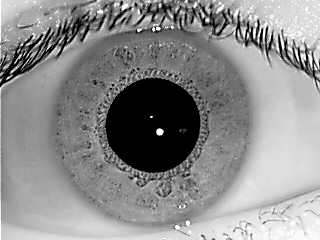
#> input picture dataset/0/2.bmp, 320 x 240 px
$ python -i iris_vector_normalization.py   (imports and definitions only)
#> lines starting #> are read from the running program, lines starting #| are printed output that depends on the picture
#> further down, picture is the input picture: shape (240, 320, 3); min 0, max 255, mean 140.6
#ייבוא ספריות
import cv2
import numpy as np
from matplotlib import pyplot as plt
from PIL import Image

#פונקציה לאיתור ונירמול קשתית העין המקבלת את הווקטור של התמונה
#ומקבלת את מודל הסגמנטציה במידת הצורך, תלוי אם נרצה להשתמש בו או לא
def IrisVectorNormalization(img, model=None):

    #numpy על אותו פורמט ולכן נמיר את התמונה למערך של  cv2 אבל אי אפשר להשתמש בפעולות  ,PILכשאר אנחנו מייבאים את התמונה לממש, אנחנו משתמשים ב
    img = np.asarray(img)

    #אם אין צורך בסגמנטציה אז נפעל כרגיל
    if model is None:

        #נשכפל את התמונה כדי שנוכל להתעסק איתה מבלי להרוס את המקור
        original = img.copy()

        #דורש רק תמונות בשחור לבן HoughCircles נמיר לשחור לבן מאחר והאלגוריתם
        filter = cv2.cvtColor(img, cv2.COLOR_RGB2GRAY)
        #בפונקציית טישטוש שעוזרת להפשיט את התמונה ולהבין מהפרטים הכללים איפה נמצאים העיגולים שיסמנו את הקשתית החזקים בתמונה
        #cv2.medianBlur - טישטוש התמונה בחוזק של 21
        filter = cv2.medianBlur(filter, 21)
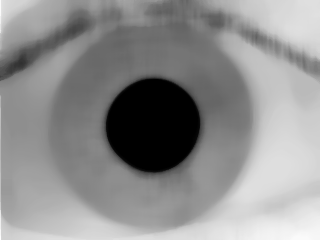
#> filter: shape (240, 320); min 0, max 253, mean 142.5
        #אלגוריתם למציאת עיגולים בתמונה
        #cv2.HOUGH_GRADIENT - Threshold זו השיטה למציאת העיגולים בה אנחנו הופכים את התמונה לתמונה מופשטת של קווי
        #dp יחס בין התמונה למטריצה עליה מסומנות הנקודות שאחר כך מזוכות כמרכזי עיגולים
        #minDist - המרחק המינימלי בין מרכזי העיגולים
        #param1 - של תמונת זיוהוי הקצוות שעליה כל האלגוריתם הזה עובד, זה ערך שמשחקים איתו בין דאטה לדאטה מאחר והוא משפיע בצורה שונה על תמונות שונות Thresholdערך ה
        #param2 - ערך שמגדיר את רגישות האלגוריתם, אם הוא גבוה מידי אז הוא לא ימצא עיגולים ואם הוא נמוך מידי אז הוא ימצא יותר מידי עיגולים
        #minRadius - רדיוס מינימלי של העיגול
        #maxRadius - רדיוס מקסימלי של העיגול
        detected_circles = cv2.HoughCircles(
            filter, cv2.HOUGH_GRADIENT, dp=3, minDist=20,
            param1=50, param2=20, minRadius=60, maxRadius=105
        )
#> detected_circles = 79 rows, first 8: [154.5, 124.5, 103.2], [199.5, 103.5, 96.6], [103.5, 109.5, 103.2], [214.5, 121.5, 103.2], [91.5, 127.5, 103.2], [181.5, 94.5, 86.7], [67.5, 136.5, 99.9], [142.5, 88.5, 90]
        #אם לא נמצא עיגול, לא נרצה שהקוד ייקרוס אלה יחזיר שערך שלילי והודעת שגיאה
        if detected_circles is None:
            print("Did not find iris")
            return None

        #אם כן מצאנו עיגולים אז אנחנו רוצים להמיר את מטריצת העיגולים למספרים שלמים
        #np.uint16 - ממיר את המטריצה למספרים שלמים
        #np.around - מעגל כל ערך במערך למספר השלם הקרוב ביותר
        #נגדיר את מיקום העיגול הראשון שנמצא כי בדרך כלל הוא המדויק ביותר
        #A - מיקום ה-X של העיגול
        #B - מיקום ה-Y של העיגול
        #R - רדיוס העיגול
        A, B, R = np.uint16(np.around(detected_circles))[0, 0]
#> A = 154; B = 124; R = 103


        #אותו אלגוריתם למציאת עיגולים רק הפעם בשביל באישון
        #הערכים שונים מאחר והאישון דומיננטי יותר וקטן יותר ונוכל לעזור לאלגוריתם למצוא אותו בעזרת הערכים הנכונים
        #משתמשים באותה תמונה מטושטשת כמו בפעם הראשונה
        detected_circles = cv2.HoughCircles(
        filter, cv2.HOUGH_GRADIENT, 1, 50, param1=80,
        param2=15, minRadius=1, maxRadius=50
        )
#> detected_circles = [[153.5, 124.5, 47.2], [247.5, 63.5, 38], [216.5, 20.5, 8.2]]

        #שוב פעם אם מצאנו את האישון אז נרצה להמיר את המטריצה למספרים שלמים ועגולים ואם לא אז נחזיר ערך שלילי ונדפיס שגיאה
        if detected_circles is None:
            print("Did not find pupil")
            return None

        #אם כן מצאנו עיגולים אז אנחנו רוצים להמיר את מטריצת העיגולים למספרים שלמים ולבחור את העיגול הראשון שנמצא כי לרוב הוא הכי מדויק
        a, b, r = np.uint16(np.around(detected_circles))[0, 0]
#> a = 154; b = 124; r = 47

        #עכשיו נרצה לחתוך את התמונה שיישאר רק העין בדיוק כלומר רק הקשתית והאישון, מאחר ולפעמים מעגל האישון נמצא בחלקו מחוץ לתמונה
        #שמוודאת שהערך המינימלי יהיה 0 max( ,0) נצטרך לוודא שאנחנו לא חותכים ערכים שליליים של התמונה שלא קיימים אחרת נקבל שגיאה ולכן נשתמש בפעולה
        H, W = original.shape[:2]
#> H = 240; W = 320
        left = max(0, int(a) - int(R))
#> left = 51
        top = max(0, int(b) - int(R))
#> top = 21
        right = min(W, int(a) + int(R))
#> right = 257
        bottom = min(H, int(b) + int(R))
#> bottom = 227

        #נחתוך את התמונה לפי הערכים שהגדרנו למעלה
        cropped = original[top:bottom, left:right]
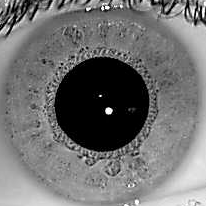
#> cropped: shape (206, 206, 3); min 0, max 255, mean 112.5

        #נגדיר את מרכז האישון והקשתית החדש לאחר שחתכנו את התמונה
        iris_center = (a - left, b - top)
#> iris_center = (103, 103)
        #נגדיר את האורך והרוחב הרצוי של התמונה החדשה שתהיה מלבנית
        output_size = (400, 150)

        #המרה מייצוג פולרי לייצוג קרטזי
        #np.linspace - מחזיר מערך של מספרים בין שני ערכים
        theta = np.linspace(0, 2 * np.pi, output_size[0])
        r = np.linspace(r, R, output_size[1])
#> r = 150 values from 47 to 103

        #שבכל מטריצה הערכים שבמערך מייצגים פיקסל Theta או  R מחזיר שתי מטריות בגודל האורך של

        # r = [1, 2, 3]
        #                 הופך להיות
        # R = [[1, 2, 3],
        #      [1, 2, 3],
        #      [1, 2, 3]]
        R_grid, Theta_grid = np.meshgrid(r, theta)

        #עכשיו נחשב את הנקודות בתמונה של העין לפי המרחק והזווית היחסית כמו במרוכבים
        Xs = iris_center[0] + R_grid * np.cos(Theta_grid)
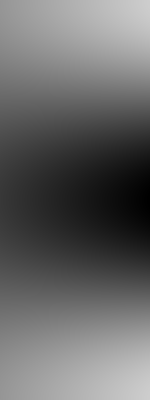
#> Xs: shape (400, 150) float64; min 0.00319, max 206, mean 103.2
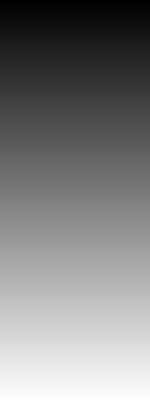
#> Theta_grid: shape (400, 150) float64; min 0, max 6.28, mean 3.14; drawn with min black and max white
        Ys = iris_center[1] + R_grid * np.sin(Theta_grid)
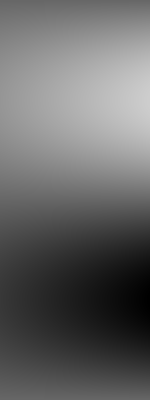
#> Ys: shape (400, 150) float64; min 0.000798, max 206, mean 103

        #ונמפה מחדש את התמונה לפי הנקודות החדשות שהגדרנו כך שכל נקודה בקשתית שביחד הן עיגול תמפה כל נקודה בתמונה החדש כמלבן
        img = cv2.remap(cropped, Xs.astype(np.float32), Ys.astype(np.float32), cv2.INTER_LINEAR)
        #נסובב את המלבן 90 מעלות כדי שיישכב לצורך נוחות
        img = cv2.rotate(img, cv2.ROTATE_90_CLOCKWISE)
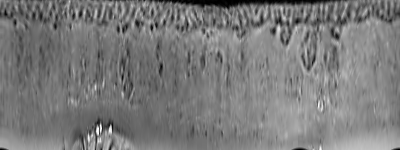
#> img: shape (150, 400, 3); min 0, max 254, mean 122.2

        #עכשיו נרצה לקחת את האורח והרוחב של התמונה ולהוריד מלמטה חצי כלומר לחתוך ולהעלים את החצי התחתון של התמונה
        #מאחר וברוב המקרים זה יוצא שהחלק התחתון של התמונה מהווה את האפפיים או הריסים של העין
        H, W = img.shape[:2]
#> H = 150; W = 400
        #נחתוך את החלק התחתון של התמונה
        img = img[10:(H // 2) + 10, 0:W]
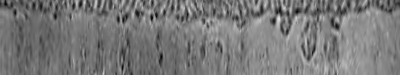
#> img: shape (75, 400, 3); min 2, max 221, mean 120.6

        #נחזיר את התמונה החדשה והמנורמלת של קשתית העין
        return img

    #אם יש צורך נדאג להשתמש במודל הסגמנטציה
    if model is not None:
        #נגדיר את מצב הריבוע לכבוי כרגע ואם נגלה שיש צורך להשתמש בו נדליק אותו בהמשך
        #מצב ריבוע הוא מצב בו לפי נוסחה המראה על קרבת צורה מסוימת לרביוע הוא גבוה אז נשתמש באלגוריתם למציאת עיגול על התוצאה של הסגמנטציה
        #אם המצב כבוי כלומר התוצאה של הסגמנטציה יותר מלבנית אז נשתמש בשיטה של לקחת את שני הפיקסלים הרחוקים ביותר אחד מהשני כלומר הקצוות ולבנות מהם עיגול
        square = False

        #נקטין את התמונה לגודל המתאים לקלט מודל הסגמנטציה
        target_size = (128, 128)
        #נשכפל את התמונה כדי שנוכל להתעסק איתה מבלי להרוס את המקור
        test_img = img.copy()

        if test_img.ndim == 2:
            test_img = np.stack([test_img] * 3, axis=-1)

        elif test_img.shape[-1] == 4:
            test_img = test_img[:, :, :3]

        dims = test_img.shape[:2]


        test_img = Image.fromarray(test_img).resize(target_size)
        test_img = np.array(test_img).astype("float32") / 255.0
        test_img = np.expand_dims(test_img, axis=0)

        #נחזה את מסיכת הקשתית בעזרת מודל הסגמנטציה
        pred_mask = model.predict(test_img)[0]
        #
        pred_mask = np.squeeze(pred_mask)

        threshold = 0.5
        binary_mask = (pred_mask > threshold).astype(np.uint8)

        binary_mask = cv2.resize(binary_mask, (dims[1], dims[0]), interpolation=cv2.INTER_NEAREST)
        img = test_img[0]
        img = cv2.resize(img, (dims[1], dims[0]), interpolation=cv2.INTER_LINEAR)

        revert_binary_mask = 1 - binary_mask
        binary_mask = (binary_mask * 255).astype(np.uint8)
        revert_binary_mask = (revert_binary_mask * 255).astype(np.uint8)


        if binary_mask is None or binary_mask.size == 0 or np.sum(binary_mask) == 0:
            raise ValueError("Binary mask is empty or invalid. Check segmentation output.")

        A, B, R = 0, 0, 0

        #נשכפל את התמונה כדי שנוכל להתעסק איתה מבלי להרוס את המקור
        img = img.copy()

        #תיצור מטריצה של פיקסלים רק מעל הערך 150 שהם לבנים מספיק
        white_pixels = np.column_stack(np.where(binary_mask >= 150))

        #אם יש לפחות ערך 1 לבן
        if white_pixels.size > 0:
            #תן לי את הנקודה של פינה שמאל למטה של המטריצה
            y_min, x_min = white_pixels.min(axis=0)
            #תן לי את הנקודה ימין למעלה של המטריצה
            y_max, x_max = white_pixels.max(axis=0)

        #עכשיו יוצרים את ממדי הקופסא החדשה המקיפה בדיוק את המסיכה של הקשתית שיצר לנו מודל הסגמנטציה
        box_width = x_max - x_min
        box_height = y_max - y_min

        #נוסחה לחישוב קירוב מרובע לריבוע
        #ערכים בין 0-1 כש1 נחשב לריבוע מושלם
        square_sim = 1 - abs(box_height / box_width - 1)

        #נגדיר את ערך המינימום שנחשב לריבוע - 75
        #כל מה שמתחת הוא מלבן (אליפסה)
        if square_sim > 0.75:
            square=True

        #METHOD 1 ---------------------------------------
        #אופציה ראשונה אם המסיכה של הקשתית מלבנית כלומר יותר דומה לאליפסה אז כנראה המודל פספס חלק מהמעגל והשאיר לנו אליפסה לכן בשביל
        # למצוא את העיגול השלם פשוט ניקח את שתי הנקודות ההכי ימנית וההכי שמאלית ואלו יהיו הנקודה הכי ימנית והכי שמאלית על המעגל האמיתי וכך המצא אותו
        if not square:
            #אם התמונה צבעונית נמיר אותה לשחור לבן
            #כי אחרי הכל אנחנו רוצים לחפש פיקסלים, והכי קל לעבוד עם פיסקלים שחורים ולבנים
            if len(img.shape) == 3:
                img = cv2.cvtColor(img, cv2.COLOR_BGR2GRAY)

            #נגדיר שני משתנים השווים לאורך ורוחב התמונה
            height, width = img.shape[0:2]

            #נאתחל לכרגע את הערך המקסימלי לנקודה הכי שמאלית שיהיה הצד הכי ימני כדי שאם יש משהו שמאלי ממנו נעדכן את המשתנה
            leftmost = width
            #הכי ימני כרגע זה הכי שמאלי בדיוק מאותה הסיבה
            rightmost = 0
            #של הנקודה הכי שמאלית חלקי 2 כלומר נקודת הגובה שבין שתי הנקודות yשל הנקודה הכי ימנית ועוד ה  yונקודת המרכז עוד מעט יהיו ה
            #כרגע נאתחל אותן ל0
            middlepoint1 = 0
            middlepoint2 = 0

            #כלומר על כל עמודה yנעבור על כל ערך
            for y in range(height):
                #בתוך כל עמודה, נעבור בכל שורה
                for x in range(width):
                    #ונבדוק אם הנקודה במיקום הזה היא גדולה מ0 כלומר לבנה
                    if binary_mask[y, x] > 0:
                        #אם כן אז נבדוק אם היא שמאלית יותר מהנקודה הכי שמאלית כרגע
                        if x < leftmost:
                            #אם כן נהפוך אותך להיות הנקודה השמאלית ביותר החדשה
                            leftmost = x
                            #ונעדכן את הגובה שלה
                            middlepoint = y
                        #אם כן אז נבדוק אם היא ימנית יותר מהנקודה הכי ימנית כרגע
                        if x > rightmost:
                            #אם כן נהפוך אותך להיות הנקודה הימנית ביותר החדשה
                            rightmost = x
                            #ונעדכן את הגובה שלה
                            middlepoint2 = y

            #מרכז המעגל כמו שאמרנו יהיה בדיוק בין שתי הנקודות
            A = (leftmost + rightmost) // 2
            #והרדיוס שלו יהיה המרחק חלק 2 כלומר חצי קוטר
            R = (rightmost - leftmost) // 2
            #גם גובה מרכז המעגל יהיה בין שתי נקודות הגובה
            B = middlepoint2+middlepoint1 // 2

        #METHOD 2 ---------------------------------------
        #אופציה שניה היא במקרה והקשתית קרובה לריבוע כלומר יותר דומה לעיגול מושלם אז פשוט נבצע את האלגוריתם על המסיכה שלה
        else:
            #אותו אלגוריתם למציאת עיגולים רק הפעם בשביל באישון
            #הערכים שונים מאחר והאישון דומיננטי יותר וקטן יותר ונוכל לעזור לאלגוריתם למצוא אותו בעזרת הערכים הנכונים
            #משתמשים באותה תמונה מטושטשת כמו בפעם הראשונה
            detected_circles = cv2.HoughCircles(
            binary_mask, cv2.HOUGH_GRADIENT, 3, 200, param1=50,
            param2=15, minRadius=60, maxRadius=285
            )

            #אם לא נמצא עיגול, לא נרצה שהקוד ייקרוס אלה יחזיר שערך שלילי והודעת שגיאה
            if detected_circles is None:
                print("No iris detected. Skipping frame")
                return None

            #אם כן מצאנו עיגולים אז אנחנו רוצים להמיר את מטריצת העיגולים למספרים שלמים ונבחר את העיגול הראשון שנמצא כי לרוב הוא הכי מדויק
            A, B, R = np.uint16(np.around(detected_circles))[0, 0]

        #-----------------------------------------------

        #נשכפל את התמונה כדי שנוכל להתעסק איתה מבלי להרוס את המקור
        img = img.copy()

        #עכשיו נרצה לחתוך את צידי התמונה כך שכל מה שישאר לנו זה האישון וקצת מסביבו בכדי שיהיה לנו סיכוי קטן יותר לפספס אותו
        #נעשה זאת על ידי לקיחת המסיכה של הקשתית הפיכתה, כלמור עכשיו במקום לסמן את הקשתית היא מסמנת את האישון, ולאחר שמצאנו את האישון נוכל לעשות לו זום אין
        # ובמקום לטשטש תמונה ואז להשתמש באלגוריתם נשתמש במסיכה ההפוכה לאחר טישטוש כדי להגדיל את סיכויי הסימון של האישון

        #נהפוך את המסיכה של הקשתית כלומר שתהיה מסיכה של האישון
        edges = cv2.Canny(revert_binary_mask, 50, 150)
        #ניתן לה אפקט טישטוש
        edges = cv2.blur(edges, (5, 5))

        #נבחר כמה נרצה לחתוך מצידי הקשתית כלומר כמה זום אין לעשות
        #אם המסיכה של הקשתית היא מלבנית אז נעשה פחות זום אין מכיוון שיש פחות מקום בפנים
        cutter = R/4

        #כי אם היא מלבנית זה אומר שהיא כמו ריבוע שמתחו אותו ולכן נרצה לעשות יותר זום אין
        if not square:
            cutter = R/2

        #בנצע חישוב של איפה תמצא כל דופן בתמונה החדשה
        left = A - R + cutter
        top = B + R - cutter
        right = A + R - cutter
        bottom = B - R + cutter

        #ונחתוך אותה וכביכול נעשה זום אין
        edges = edges[int(bottom):int(top), int(left):int(right)]

        #אותו אלגוריתם למציאת עיגולים רק הפעם בשביל באישון
        #הערכים שונים מאחר והאישון דומיננטי יותר וקטן יותר ונוכל לעזור לאלגוריתם למצוא אותו בעזרת הערכים הנכונים
        #משתמשים באותה תמונה מטושטשת כמו בפעם הראשונה
        detected_circles = cv2.HoughCircles(
        edges, cv2.HOUGH_GRADIENT, 1, 90, param1=70,
        param2=15, minRadius=20, maxRadius=70
        )

        #אם לא נמצא עיגול, לא נרצה שהקוד ייקרוס אלה יחזיר שערך שלילי והודעת שגיאה
        if detected_circles is None:
            print("Breaked, Did not find Pupil")
            return False

        #אם כן מצאנו עיגולים אז אנחנו רוצים להמיר את מטריצת העיגולים למספרים שלמים ולבחור את העיגול הראשון שנמצא כי לרוב הוא הכי מדויק
        a, b, r = np.uint16(np.around(detected_circles))[0, 0]

        #מכיוון שמצאנו את הקורדינטות של האישון בהגדלה, הקורדינטות לא מתאימות לתמונה המקורית ולכן נצטרך להתאים אותן חזרה
        a = a + int(A - R + cutter)
        b = b + int(B - R + cutter)

        #עכשיו נרצה לחתוך את התמונה שיישאר רק העין בדיוק כלומר רק הקשתית והאישון, מאחר ולפעמים מעגל האישון נמצא בחלקו מחוץ לתמונה
        #שמוודאת שהערך המינימלי יהיה 0 max( ,0) נצטרך לוודא שאנחנו לא חותכים ערכים שליליים של התמונה שלא קיימים אחרת נקבל שגיאה ולכן נשתמש בפעולה
        H, W = img.shape[:2]
        left = max(0, int(A)-int(R))
        top = max(0, int(B)-int(R))
        right = min(W, int(A)+int(R))
        bottom = min(H, int(B)+int(R))

        #בטווח 0-255 uint8 בכדי לבצע מספר פעולות, נרצה להמיר אותה לפורמט  PIL מאחר וערכי התמונה כרגע בטווח בין 0-1 ואנחנו רוצים להמיר את התמונה לאובייקט
        img = (img * 255).astype(np.uint8) if img.dtype == np.float32 else img
        #PIL עכשיו נמיר לאובייקט
        # img = Image.fromarray(cv2.cvtColor(img, cv2.COLOR_BGR2RGB))
        img = Image.fromarray(img)

        #נחתוך את התמונה לפי הערכים שהגדרנו למעלה
        img = img.crop((left, top, right, bottom))

        #numpy בשביל להפוך את עיגול הקשתית למלבן נצטרך להפעיל פעולו שעובדות רק על מערך
        img = np.array(img)

        #נגדיר את מרכז האישון והקשתית החדש לאחר שחתכנו את התמונה
        iris_center = (a - left, b - top)
        #נגדיר את האורך והרוחב הרצוי של התמונה החדשה שתהיה מלבנית
        output_size = (400, 150)

        #המרה מייצוג פולרי לייצוג קרטזי
        #np.linspace - מחזיר מערך של מספרים בין שני ערכים
        theta = np.linspace(0, 2 * np.pi, output_size[0])
        r = np.linspace(r, R, output_size[1])

        #שבכל מטריצה הערכים שבמערך מייצגים פיקסל Theta או  R מחזיר שתי מטריות בגודל האורך של

        # r = [1, 2, 3]
        #                 הופך להיות
        # R = [[1, 2, 3],
        #      [1, 2, 3],
        #      [1, 2, 3]]
        R_grid, Theta_grid = np.meshgrid(r, theta)

        #עכשיו נחשב את הנקודות בתמונה של העין לפי המרחק והזווית היחסית כמו במרוכבים
        Xs = iris_center[0] + R_grid * np.cos(Theta_grid)
        Ys = iris_center[1] + R_grid * np.sin(Theta_grid)

        #ונמפה מחדש את התמונה לפי הנקודות החדשות שהגדרנו כך שכל נקודה בקשתית שביחד הן עיגול תמפה כל נקודה בתמונה החדש כמלבן
        img = cv2.remap(img, Xs.astype(np.float32), Ys.astype(np.float32), cv2.INTER_LINEAR)
        #נסובב את המלבן 90 מעלות כדי שיישכב לצורך נוחות
        img = cv2.rotate(img, cv2.ROTATE_90_CLOCKWISE)

        #עכשיו נרצה לקחת את האורח והרוחב של התמונה ולהוריד מלמטה חצי כלומר לחתוך ולהעלים את החצי התחתון של התמונה
        #מאחר וברוב המקרים זה יוצא שהחלק התחתון של התמונה מהווה את האפפיים או הריסים של העין
        H, W = img.shape[:2]
        #נחתוך את החלק התחתון של התמונה
        img = img[10:(H // 2) + 10, 0:W]

        #נחזיר את התמונה החדשה והמנורמלת של קשתית העין
        return img

>>> import cv2
>>> picture = cv2.cvtColor(cv2.imread('../../dataset/0/2.bmp'), cv2.COLOR_BGR2RGB)
>>> result = IrisVectorNormalization(picture)
